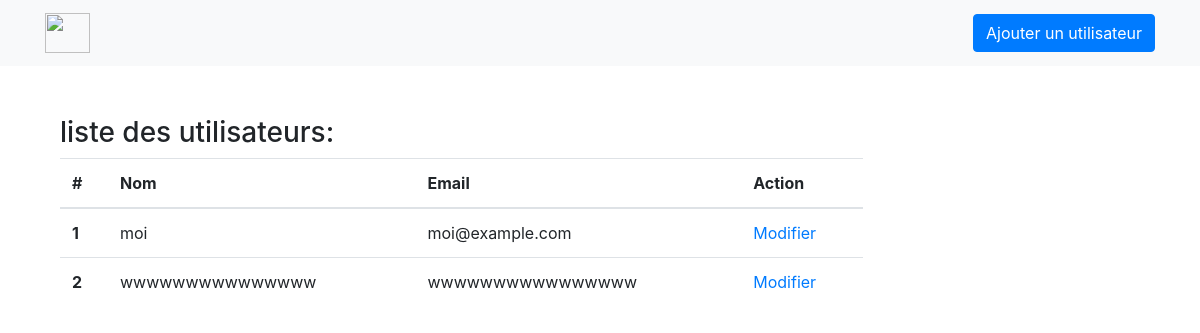
The app's page /users, older data.
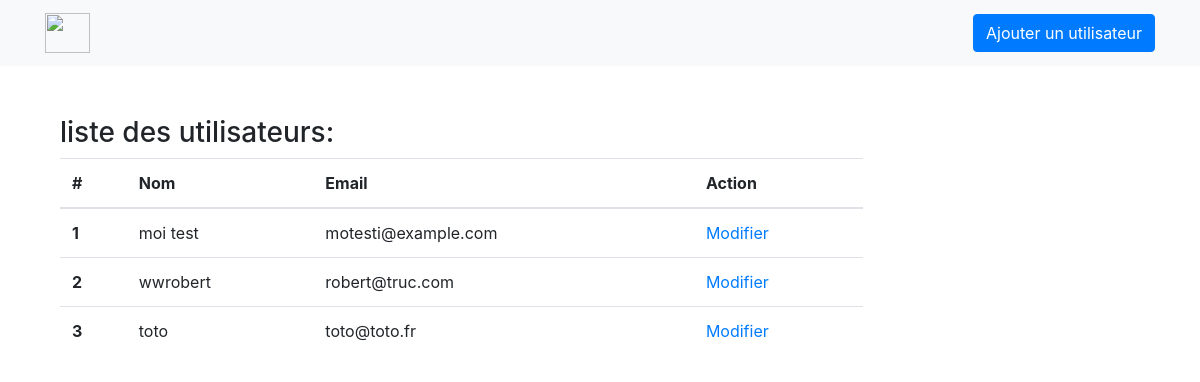
The same page, newer data.
### user.py (models this page shows)
class User(db.Model):
    id = db.Column(db.Integer, primary_key=True)
    name = db.Column(db.String(80), nullable=False)
    email = db.Column(db.String(140), unique=True, nullable=False)
    password = db.Column(db.String(80), nullable=True)
    tweets = db.relationship('Tweet', backref='user', lazy=True)

### application.py (the view)
@app.route('/users')
def display_users():
    allUsers = User.query.all()
    return render_template('users.html', users=allUsers)

### templates/users.html (shortened to what this page needs)
<!DOCTYPE html>
<html>
    <head>
        <link rel="stylesheet" href="{{ url_for('static', filename='css/bootstrap.min.css') }}">
    </head>
    <body>
        <div>
            <nav class="navbar navbar-light bg-light">
                <div class="container">
                    <a class="navbar-brand" href="#">
                        <img src="//upload.wikimedia.org/wikipedia/fr/thumb/c/c8/Twitter_Bird.svg/944px-Twitter_Bird.svg.png"
                            width="45" height="40" alt="">
                    </a>
                    <a href="/users/create" class="btn btn-primary">Ajouter un utilisateur</a>
                </div>
            </nav>
        </div>
        <div class="container" style="margin-top: 50px;">
            <div class="col-md-9">
                <h3>liste des utilisateurs:</h3>
                <table class="table">
                    <thead>
                        <th scope="col">#</th>
                        <th scope="col">Nom</th>
                        <th scope="col">Email</th>
                        <th scope="col">Action</th>
                    </thead>
                    <tbody>
                    {% for user in users %}
                    <tr>
                        <th scope="row">{{ user.id }}</th>
                        <td>{{ user.name }}</td>
                        <td>{{ user.email }}</td>
                        <td><a href="/users/{{ user.id }}/edit">Modifier</a></td>
                    </tr>
                    {% endfor %}
                    </tbody>
                </table>
            </div>
        </div>
    </body>
</html>

Row changes from the older to the newer data that the page shows:
changed User id 1: name "moi" → "moi test"; email "moi@example.com" → "motesti@example.com"
changed User id 2: name "wwwwwwwwwwwwwww" → "wwrobert"; email "wwwwwwwwwwwwwwww" → "robert@truc.com"
added User: id "3", name "toto", email "toto@toto.fr"
